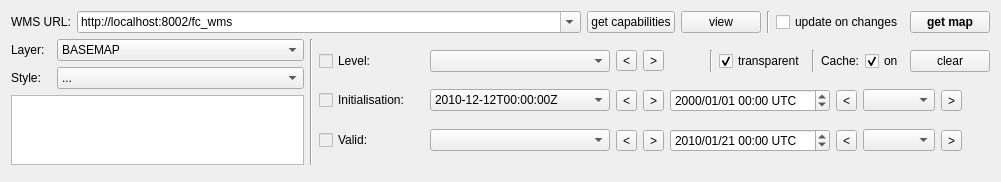
<?xml version="1.0" encoding="UTF-8"?>
<ui version="4.0">
 <class>WMSDockWidget</class>
 <widget class="QWidget" name="WMSDockWidget">
  <property name="geometry">
   <rect>
    <x>0</x>
    <y>0</y>
    <width>1001</width>
    <height>155</height>
   </rect>
  </property>
  <property name="sizePolicy">
   <sizepolicy hsizetype="Expanding" vsizetype="Minimum">
    <horstretch>0</horstretch>
    <verstretch>0</verstretch>
   </sizepolicy>
  </property>
  <property name="minimumSize">
   <size>
    <width>1001</width>
    <height>0</height>
   </size>
  </property>
  <property name="maximumSize">
   <size>
    <width>16777215</width>
    <height>155</height>
   </size>
  </property>
  <property name="windowTitle">
   <string>WMS Dock Widget</string>
  </property>
  <layout class="QVBoxLayout" name="verticalLayout_4">
   <item>
    <layout class="QHBoxLayout" name="horizontalLayout_9">
     <item>
      <widget class="QLabel" name="label_7">
       <property name="text">
        <string>WMS URL:</string>
       </property>
      </widget>
     </item>
     <item>
      <widget class="QComboBox" name="cbWMS_URL">
       <property name="sizePolicy">
        <sizepolicy hsizetype="Expanding" vsizetype="Fixed">
         <horstretch>0</horstretch>
         <verstretch>0</verstretch>
        </sizepolicy>
       </property>
       <property name="toolTip">
        <string>Enter a valid WMS URL here.</string>
       </property>
       <property name="editable">
        <bool>true</bool>
       </property>
       <item>
        <property name="text">
         <string>http://localhost:8002/fc_wms</string>
        </property>
       </item>
       <item>
        <property name="text">
         <string>http://osm.omniscale.net/proxy/service</string>
        </property>
       </item>
      </widget>
     </item>
     <item>
      <widget class="QPushButton" name="btGetCapabilities">
       <property name="toolTip">
        <string>Request the capabilities from the WMS server.</string>
       </property>
       <property name="text">
        <string>get capabilities</string>
       </property>
      </widget>
     </item>
     <item>
      <widget class="QPushButton" name="pbViewCapabilities">
       <property name="text">
        <string>view</string>
       </property>
      </widget>
     </item>
     <item>
      <widget class="Line" name="line_4">
       <property name="orientation">
        <enum>Qt::Vertical</enum>
       </property>
      </widget>
     </item>
     <item>
      <widget class="QCheckBox" name="cbAutoUpdate">
       <property name="sizePolicy">
        <sizepolicy hsizetype="Minimum" vsizetype="Minimum">
         <horstretch>0</horstretch>
         <verstretch>0</verstretch>
        </sizepolicy>
       </property>
       <property name="maximumSize">
        <size>
         <width>200</width>
         <height>16777215</height>
        </size>
       </property>
       <property name="toolTip">
        <string>Automatically request an updated map when the layer parameters have changed.</string>
       </property>
       <property name="text">
        <string>update on changes</string>
       </property>
      </widget>
     </item>
     <item>
      <widget class="QPushButton" name="btGetMap">
       <property name="maximumSize">
        <size>
         <width>200</width>
         <height>16777215</height>
        </size>
       </property>
       <property name="font">
        <font>
         <weight>75</weight>
         <bold>true</bold>
        </font>
       </property>
       <property name="toolTip">
        <string>Request a map with the specifed parameters.</string>
       </property>
       <property name="text">
        <string>get map</string>
       </property>
      </widget>
     </item>
    </layout>
   </item>
   <item>
    <layout class="QHBoxLayout" name="horizontalLayout_5">
     <item>
      <layout class="QVBoxLayout" name="verticalLayout">
       <item>
        <layout class="QHBoxLayout" name="horizontalLayout">
         <item>
          <widget class="QLabel" name="label_8">
           <property name="sizePolicy">
            <sizepolicy hsizetype="Fixed" vsizetype="Preferred">
             <horstretch>0</horstretch>
             <verstretch>0</verstretch>
            </sizepolicy>
           </property>
           <property name="minimumSize">
            <size>
             <width>40</width>
             <height>0</height>
            </size>
           </property>
           <property name="text">
            <string>Layer:</string>
           </property>
          </widget>
         </item>
         <item>
          <widget class="QComboBox" name="cbLayer">
           <property name="sizePolicy">
            <sizepolicy hsizetype="MinimumExpanding" vsizetype="Minimum">
             <horstretch>0</horstretch>
             <verstretch>0</verstretch>
            </sizepolicy>
           </property>
           <property name="minimumSize">
            <size>
             <width>200</width>
             <height>0</height>
            </size>
           </property>
           <property name="maximumSize">
            <size>
             <width>16777215</width>
             <height>16777215</height>
            </size>
           </property>
           <property name="sizeAdjustPolicy">
            <enum>QComboBox::AdjustToContentsOnFirstShow</enum>
           </property>
           <property name="minimumContentsLength">
            <number>0</number>
           </property>
           <item>
            <property name="text">
             <string>BASEMAP</string>
            </property>
           </item>
           <item>
            <property name="text">
             <string>MSLP</string>
            </property>
           </item>
           <item>
            <property name="text">
             <string>TCC</string>
            </property>
           </item>
          </widget>
         </item>
        </layout>
       </item>
       <item>
        <layout class="QHBoxLayout" name="horizontalLayout_2">
         <item>
          <widget class="QLabel" name="label_11">
           <property name="sizePolicy">
            <sizepolicy hsizetype="Fixed" vsizetype="Preferred">
             <horstretch>0</horstretch>
             <verstretch>0</verstretch>
            </sizepolicy>
           </property>
           <property name="minimumSize">
            <size>
             <width>40</width>
             <height>0</height>
            </size>
           </property>
           <property name="text">
            <string>Style:</string>
           </property>
          </widget>
         </item>
         <item>
          <widget class="QComboBox" name="cbStyle">
           <property name="sizePolicy">
            <sizepolicy hsizetype="MinimumExpanding" vsizetype="Minimum">
             <horstretch>0</horstretch>
             <verstretch>0</verstretch>
            </sizepolicy>
           </property>
           <property name="minimumSize">
            <size>
             <width>200</width>
             <height>0</height>
            </size>
           </property>
           <property name="maximumSize">
            <size>
             <width>16777215</width>
             <height>16777215</height>
            </size>
           </property>
           <property name="sizeAdjustPolicy">
            <enum>QComboBox::AdjustToContentsOnFirstShow</enum>
           </property>
           <property name="frame">
            <bool>true</bool>
           </property>
           <item>
            <property name="text">
             <string>...</string>
            </property>
           </item>
          </widget>
         </item>
        </layout>
       </item>
       <item>
        <widget class="QTextEdit" name="teLayerAbstract">
         <property name="minimumSize">
          <size>
           <width>242</width>
           <height>0</height>
          </size>
         </property>
         <property name="readOnly">
          <bool>true</bool>
         </property>
         <property name="html">
          <string>&lt;!DOCTYPE HTML PUBLIC &quot;-//W3C//DTD HTML 4.0//EN&quot; &quot;http://www.w3.org/TR/REC-html40/strict.dtd&quot;&gt;
&lt;html&gt;&lt;head&gt;&lt;meta name=&quot;qrichtext&quot; content=&quot;1&quot; /&gt;&lt;style type=&quot;text/css&quot;&gt;
p, li { white-space: pre-wrap; }
&lt;/style&gt;&lt;/head&gt;&lt;body style=&quot; font-family:'MS Shell Dlg 2'; font-size:7.8pt; font-weight:400; font-style:normal;&quot;&gt;
&lt;p style=&quot;-qt-paragraph-type:empty; margin-top:0px; margin-bottom:0px; margin-left:0px; margin-right:0px; -qt-block-indent:0; text-indent:0px; font-family:'Sans Serif'; font-size:10pt;&quot;&gt;&lt;br /&gt;&lt;/p&gt;&lt;/body&gt;&lt;/html&gt;</string>
         </property>
        </widget>
       </item>
      </layout>
     </item>
     <item>
      <widget class="Line" name="line_2">
       <property name="orientation">
        <enum>Qt::Vertical</enum>
       </property>
      </widget>
     </item>
     <item>
      <layout class="QVBoxLayout" name="verticalLayout_2">
       <item>
        <layout class="QHBoxLayout" name="horizontalLayout_4">
         <item>
          <widget class="QCheckBox" name="cbLevelOn">
           <property name="enabled">
            <bool>false</bool>
           </property>
           <property name="minimumSize">
            <size>
             <width>105</width>
             <height>0</height>
            </size>
           </property>
           <property name="maximumSize">
            <size>
             <width>120</width>
             <height>16777215</height>
            </size>
           </property>
           <property name="palette">
            <palette>
             <active>
              <colorrole role="WindowText">
               <brush brushstyle="SolidPattern">
                <color alpha="255">
                 <red>20</red>
                 <green>19</green>
                 <blue>18</blue>
                </color>
               </brush>
              </colorrole>
             </active>
             <inactive>
              <colorrole role="WindowText">
               <brush brushstyle="SolidPattern">
                <color alpha="255">
                 <red>20</red>
                 <green>19</green>
                 <blue>18</blue>
                </color>
               </brush>
              </colorrole>
             </inactive>
             <disabled>
              <colorrole role="WindowText">
               <brush brushstyle="SolidPattern">
                <color alpha="255">
                 <red>0</red>
                 <green>0</green>
                 <blue>0</blue>
                </color>
               </brush>
              </colorrole>
             </disabled>
            </palette>
           </property>
           <property name="text">
            <string>Level:</string>
           </property>
           <property name="checkable">
            <bool>true</bool>
           </property>
          </widget>
         </item>
         <item>
          <widget class="QComboBox" name="cbLevel">
           <property name="sizePolicy">
            <sizepolicy hsizetype="Minimum" vsizetype="Fixed">
             <horstretch>0</horstretch>
             <verstretch>0</verstretch>
            </sizepolicy>
           </property>
           <property name="minimumSize">
            <size>
             <width>180</width>
             <height>0</height>
            </size>
           </property>
           <property name="maximumSize">
            <size>
             <width>250</width>
             <height>16777215</height>
            </size>
           </property>
           <property name="toolTip">
            <string>Elevation values provided by the WMS server.</string>
           </property>
          </widget>
         </item>
         <item>
          <widget class="QToolButton" name="tbLevel_back">
           <property name="text">
            <string>&lt;</string>
           </property>
          </widget>
         </item>
         <item>
          <widget class="QToolButton" name="tbLevel_fwd">
           <property name="text">
            <string>&gt;</string>
           </property>
          </widget>
         </item>
         <item>
          <spacer name="horizontalSpacer">
           <property name="orientation">
            <enum>Qt::Horizontal</enum>
           </property>
           <property name="sizeHint" stdset="0">
            <size>
             <width>40</width>
             <height>20</height>
            </size>
           </property>
          </spacer>
         </item>
         <item>
          <widget class="Line" name="line_5">
           <property name="orientation">
            <enum>Qt::Vertical</enum>
           </property>
          </widget>
         </item>
         <item>
          <widget class="QCheckBox" name="cbTransparent">
           <property name="text">
            <string>transparent</string>
           </property>
           <property name="checked">
            <bool>true</bool>
           </property>
          </widget>
         </item>
         <item>
          <widget class="Line" name="line_3">
           <property name="orientation">
            <enum>Qt::Vertical</enum>
           </property>
          </widget>
         </item>
         <item>
          <widget class="QLabel" name="label">
           <property name="text">
            <string>Cache:</string>
           </property>
          </widget>
         </item>
         <item>
          <widget class="QCheckBox" name="cbCacheEnabled">
           <property name="toolTip">
            <string>Enable the image cache (retrieved images will be stored locally to speed up repeated retrievals).</string>
           </property>
           <property name="text">
            <string>on</string>
           </property>
           <property name="checked">
            <bool>true</bool>
           </property>
           <property name="tristate">
            <bool>false</bool>
           </property>
          </widget>
         </item>
         <item>
          <widget class="QPushButton" name="btClearCache">
           <property name="toolTip">
            <string>Clear all cache contents.</string>
           </property>
           <property name="text">
            <string>clear</string>
           </property>
          </widget>
         </item>
        </layout>
       </item>
       <item>
        <layout class="QHBoxLayout" name="horizontalLayout_3">
         <item>
          <widget class="QCheckBox" name="cbInitialisationOn">
           <property name="enabled">
            <bool>false</bool>
           </property>
           <property name="minimumSize">
            <size>
             <width>105</width>
             <height>0</height>
            </size>
           </property>
           <property name="maximumSize">
            <size>
             <width>120</width>
             <height>16777215</height>
            </size>
           </property>
           <property name="palette">
            <palette>
             <active>
              <colorrole role="WindowText">
               <brush brushstyle="SolidPattern">
                <color alpha="255">
                 <red>20</red>
                 <green>19</green>
                 <blue>18</blue>
                </color>
               </brush>
              </colorrole>
             </active>
             <inactive>
              <colorrole role="WindowText">
               <brush brushstyle="SolidPattern">
                <color alpha="255">
                 <red>20</red>
                 <green>19</green>
                 <blue>18</blue>
                </color>
               </brush>
              </colorrole>
             </inactive>
             <disabled>
              <colorrole role="WindowText">
               <brush brushstyle="SolidPattern">
                <color alpha="255">
                 <red>0</red>
                 <green>0</green>
                 <blue>0</blue>
                </color>
               </brush>
              </colorrole>
             </disabled>
            </palette>
           </property>
           <property name="text">
            <string>Initialisation:</string>
           </property>
          </widget>
         </item>
         <item>
          <widget class="QComboBox" name="cbInitTime">
           <property name="sizePolicy">
            <sizepolicy hsizetype="Minimum" vsizetype="Fixed">
             <horstretch>0</horstretch>
             <verstretch>0</verstretch>
            </sizepolicy>
           </property>
           <property name="minimumSize">
            <size>
             <width>180</width>
             <height>0</height>
            </size>
           </property>
           <property name="maximumSize">
            <size>
             <width>250</width>
             <height>16777215</height>
            </size>
           </property>
           <property name="toolTip">
            <string>Forecast initialisation time (base time) values provided by the WMS server.</string>
           </property>
           <item>
            <property name="text">
             <string>2010-12-12T00:00:00Z</string>
            </property>
           </item>
          </widget>
         </item>
         <item>
          <widget class="QToolButton" name="tbInitTime_cbback">
           <property name="text">
            <string>&lt;</string>
           </property>
          </widget>
         </item>
         <item>
          <widget class="QToolButton" name="tbInitTime_cbfwd">
           <property name="text">
            <string>&gt;</string>
           </property>
          </widget>
         </item>
         <item>
          <widget class="QDateTimeEdit" name="dteInitTime">
           <property name="minimumSize">
            <size>
             <width>160</width>
             <height>0</height>
            </size>
           </property>
           <property name="maximumSize">
            <size>
             <width>160</width>
             <height>16777215</height>
            </size>
           </property>
           <property name="font">
            <font>
             <weight>50</weight>
             <bold>false</bold>
             <strikeout>false</strikeout>
            </font>
           </property>
           <property name="toolTip">
            <string>You can also specify an initialisation date here.</string>
           </property>
           <property name="correctionMode">
            <enum>QAbstractSpinBox::CorrectToPreviousValue</enum>
           </property>
           <property name="displayFormat">
            <string>yyyy/MM/dd hh:mm UTC</string>
           </property>
           <property name="calendarPopup">
            <bool>false</bool>
           </property>
           <property name="timeSpec">
            <enum>Qt::UTC</enum>
           </property>
          </widget>
         </item>
         <item>
          <widget class="QToolButton" name="tbInitTime_back">
           <property name="text">
            <string>&lt;</string>
           </property>
          </widget>
         </item>
         <item>
          <widget class="QComboBox" name="cbInitTime_step"/>
         </item>
         <item>
          <widget class="QToolButton" name="tbInitTime_fwd">
           <property name="text">
            <string>&gt;</string>
           </property>
          </widget>
         </item>
         <item>
          <spacer name="horizontalSpacer_2">
           <property name="orientation">
            <enum>Qt::Horizontal</enum>
           </property>
           <property name="sizeHint" stdset="0">
            <size>
             <width>10</width>
             <height>20</height>
            </size>
           </property>
          </spacer>
         </item>
        </layout>
       </item>
       <item>
        <layout class="QHBoxLayout" name="horizontalLayout_8">
         <item>
          <widget class="QCheckBox" name="cbValidOn">
           <property name="enabled">
            <bool>false</bool>
           </property>
           <property name="minimumSize">
            <size>
             <width>105</width>
             <height>0</height>
            </size>
           </property>
           <property name="maximumSize">
            <size>
             <width>120</width>
             <height>16777215</height>
            </size>
           </property>
           <property name="palette">
            <palette>
             <active>
              <colorrole role="WindowText">
               <brush brushstyle="SolidPattern">
                <color alpha="255">
                 <red>20</red>
                 <green>19</green>
                 <blue>18</blue>
                </color>
               </brush>
              </colorrole>
             </active>
             <inactive>
              <colorrole role="WindowText">
               <brush brushstyle="SolidPattern">
                <color alpha="255">
                 <red>20</red>
                 <green>19</green>
                 <blue>18</blue>
                </color>
               </brush>
              </colorrole>
             </inactive>
             <disabled>
              <colorrole role="WindowText">
               <brush brushstyle="SolidPattern">
                <color alpha="255">
                 <red>0</red>
                 <green>0</green>
                 <blue>0</blue>
                </color>
               </brush>
              </colorrole>
             </disabled>
            </palette>
           </property>
           <property name="text">
            <string>Valid:</string>
           </property>
          </widget>
         </item>
         <item>
          <widget class="QComboBox" name="cbValidTime">
           <property name="sizePolicy">
            <sizepolicy hsizetype="Minimum" vsizetype="Fixed">
             <horstretch>0</horstretch>
             <verstretch>0</verstretch>
            </sizepolicy>
           </property>
           <property name="minimumSize">
            <size>
             <width>180</width>
             <height>0</height>
            </size>
           </property>
           <property name="maximumSize">
            <size>
             <width>250</width>
             <height>16777215</height>
            </size>
           </property>
           <property name="toolTip">
            <string>Valid time values provided by the WMS server.</string>
           </property>
          </widget>
         </item>
         <item>
          <widget class="QToolButton" name="tbValidTime_cbback">
           <property name="text">
            <string>&lt;</string>
           </property>
          </widget>
         </item>
         <item>
          <widget class="QToolButton" name="tbValidTime_cbfwd">
           <property name="text">
            <string>&gt;</string>
           </property>
          </widget>
         </item>
         <item>
          <widget class="QDateTimeEdit" name="dteValidTime">
           <property name="minimumSize">
            <size>
             <width>160</width>
             <height>0</height>
            </size>
           </property>
           <property name="maximumSize">
            <size>
             <width>160</width>
             <height>16777215</height>
            </size>
           </property>
           <property name="toolTip">
            <string>Specify the time value here, especially if the server does not provide predefined values. Keep in mind that the specified value may not be available from the server, though.</string>
           </property>
           <property name="date">
            <date>
             <year>2010</year>
             <month>1</month>
             <day>21</day>
            </date>
           </property>
           <property name="minimumDateTime">
            <datetime>
             <hour>11</hour>
             <minute>0</minute>
             <second>0</second>
             <year>2000</year>
             <month>1</month>
             <day>1</day>
            </datetime>
           </property>
           <property name="minimumDate">
            <date>
             <year>2000</year>
             <month>1</month>
             <day>1</day>
            </date>
           </property>
           <property name="minimumTime">
            <time>
             <hour>11</hour>
             <minute>0</minute>
             <second>0</second>
            </time>
           </property>
           <property name="displayFormat">
            <string>yyyy/MM/dd hh:mm UTC</string>
           </property>
           <property name="calendarPopup">
            <bool>false</bool>
           </property>
           <property name="timeSpec">
            <enum>Qt::UTC</enum>
           </property>
          </widget>
         </item>
         <item>
          <widget class="QToolButton" name="tbValidTime_back">
           <property name="text">
            <string>&lt;</string>
           </property>
          </widget>
         </item>
         <item>
          <widget class="QComboBox" name="cbValidTime_step"/>
         </item>
         <item>
          <widget class="QToolButton" name="tbValidTime_fwd">
           <property name="text">
            <string>&gt;</string>
           </property>
          </widget>
         </item>
         <item>
          <spacer name="horizontalSpacer_3">
           <property name="orientation">
            <enum>Qt::Horizontal</enum>
           </property>
           <property name="sizeHint" stdset="0">
            <size>
             <width>10</width>
             <height>20</height>
            </size>
           </property>
          </spacer>
         </item>
        </layout>
       </item>
      </layout>
     </item>
    </layout>
   </item>
   <item>
    <widget class="Line" name="line">
     <property name="orientation">
      <enum>Qt::Vertical</enum>
     </property>
    </widget>
   </item>
  </layout>
 </widget>
 <resources/>
 <connections/>
</ui>
